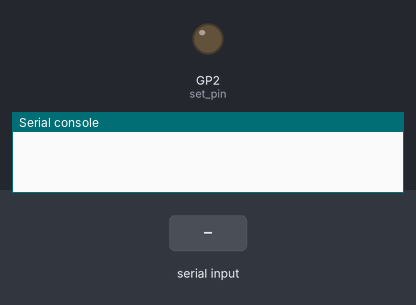
Bench run of a program on a simulated Raspberry Pi Pico running MicroPython. Parts: output pins drawn as LEDs (lit = HIGH), the last lines printed to the serial console. The inputs (shaded band) are chosen by the test bench. The modem accepts every AT command (registered, SIM ready, sends succeed) and sends nothing else.

Above: at 0.1 s.
At 2.3 s:
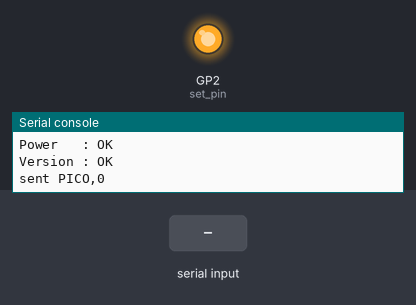
2.4 s: "1\n" received over the second serial link
Timing chart, 0 to 5.4 s (numbered marks = the images above; inputs shaded):
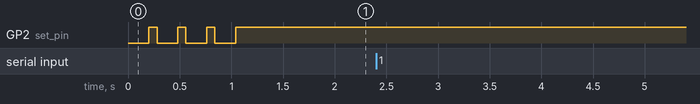

The program:

example.py
```python
# MicroPython example for the RP2040 Pico demonstrating AT-mode configuration via the SET pin and continuous transparent-mode transmit/receive over UART0.
#
# Buy this module: https://shillehtek.com/products/hc-12-433mhz-serial-transceiver-si4438-arduino-esp32
# Full manual: https://shillehtek.com/blogs/shillehtek-product-manuals/hc-12-433mhz-serial-transceiver-si4438-arduino-esp32-manual
# More examples: https://github.com/shillehbean/shillehtek-examples
#

# HC-12 - Pico MicroPython Example with AT config
# TXD->GP1, RXD->GP0, SET->GP2

from machine import UART, Pin
import time

uart = UART(0, baudrate=9600, tx=Pin(0), rx=Pin(1), timeout=300)
set_pin = Pin(2, Pin.OUT, value=1)      # HIGH = transparent mode

def at(cmd):
    """Send one AT command with SET low, return the reply."""
    set_pin.value(0)
    time.sleep_ms(50)
    uart.write(cmd + "\r\n")
    time.sleep_ms(150)
    reply = uart.read()
    set_pin.value(1)
    time.sleep_ms(80)
    return reply.decode(errors="ignore").strip() if reply else "(no reply)"

# One-time setup: channel 5, full power, confirm firmware
print("AT      :", at("AT"))          # expect OK
print("Channel :", at("AT+C005"))    # both ends must match!
print("Power   :", at("AT+P8"))      # +20 dBm
print("Version :", at("AT+V"))

counter = 0
while True:
    uart.write("PICO,{}\n".format(counter))
    print("sent PICO,{}".format(counter))
    counter += 1

    data = uart.read()
    if data:
        print("recv:", data.decode(errors="ignore").strip())
    time.sleep(1)
```
